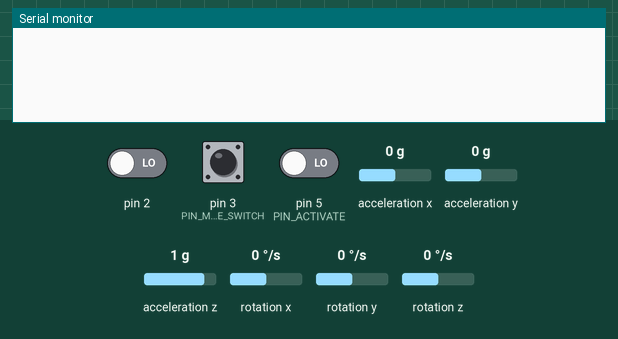
Recording of a sketch running on a simulated Arduino Uno, built with avr-gcc and run on an emulated ATmega328P. Shown: the last lines printed to the serial monitor. Inputs (shaded band) come from the test bench; at power-on: pin 3 (PIN_MODE_SWITCH) LOW, acceleration x 0 g, acceleration y 0 g, pin 5 (PIN_ACTIVATE) LOW, pin 2 LOW, acceleration z 1 g, rotation x 0 °/s, rotation y 0 °/s, rotation z 0 °/s. The sensor or clock chip raises its interrupt line as the real part does.

Above: at 1.7 s.
1.8 s: pin 3 (PIN_MODE_SWITCH) pulled HIGH for 0.15 s
At 2.35 s:
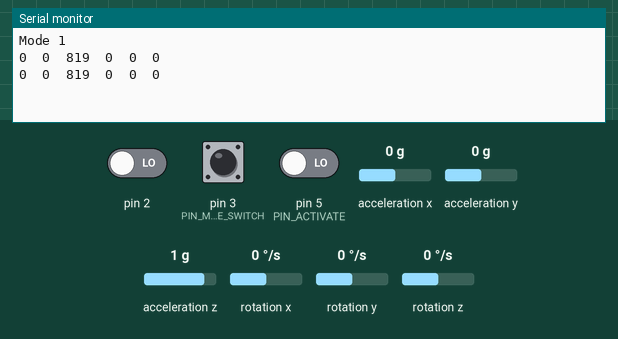
3.6 s: acceleration x set to -1.4 g
At 3.63 s:
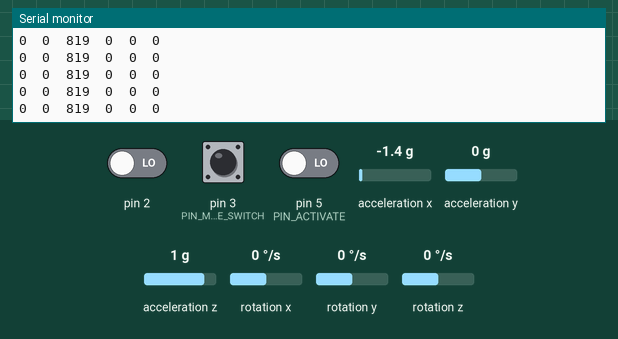
5.1 s: acceleration y set to -1.4 g
At 5.24 s:
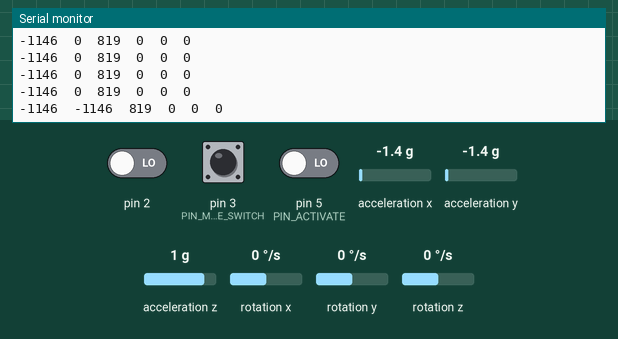
6.6 s: pin 3 (PIN_MODE_SWITCH) pulled HIGH for 1 s
At 8.7 s:
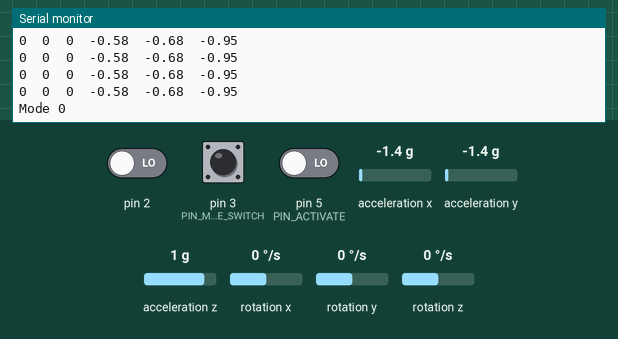
9.1 s: pin 5 (PIN_ACTIVATE) driven HIGH
At 9.39 s:
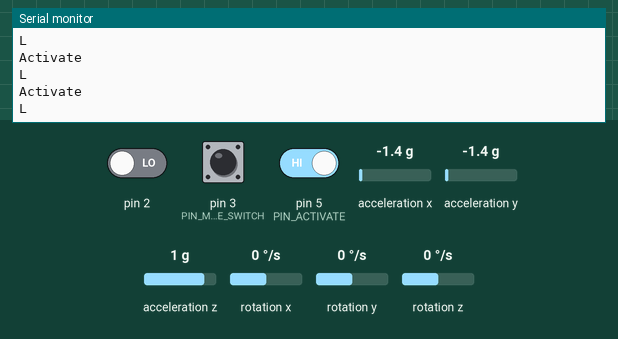
10.6 s: acceleration x set to -0.8 g
At 10.8 s:
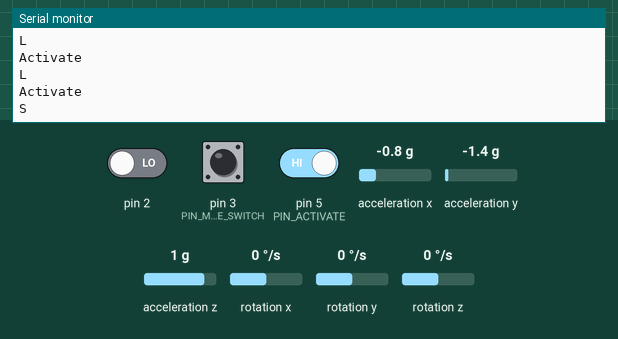
Timing chart, 0 to 13.3 s (numbered marks = the images above; inputs shaded):
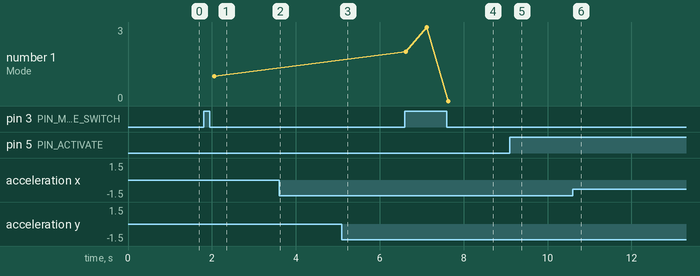

The sketch:

Arduino2.ino
```cpp
#include "I2Cdev.h"
#include "MPU6050_6Axis_MotionApps20.h"
#include <SoftwareSerial.h>

//========================================================= Bluetooth ======================================================
SoftwareSerial blueSerial(10, 11);

//================================================== Accel & Gyro system ===================================================
// Arduino Wire library is required if I2Cdev I2CDEV_ARDUINO_WIRE implementation
// is used in I2Cdev.h
#if I2CDEV_IMPLEMENTATION == I2CDEV_ARDUINO_WIRE
    #include "Wire.h"
#endif

const float RADIANS_TO_DEGREES = 180/3.14159;

// class default I2C address is 0x68
// specific I2C addresses may be passed as a parameter here
// AD0 low = 0x68 (default for InvenSense evaluation board)
// AD0 high = 0x69
MPU6050 mpu;

//===================================================== Preprocessing ======================================================
#define MAX_MEM_ACCELGYRO 20
int16_t _memAccelGyro[MAX_MEM_ACCELGYRO][6];
int16_t _memAccelGyroCurPos = 0;

//------- Applying filter to mem data -------
void applyFilter()
{
  int j;
  float tmp;
  for (int i=0; i<6; ++i)
  {
    tmp = 0;
    for (j=0; j<MAX_MEM_ACCELGYRO; ++j)
      tmp += _memAccelGyro[j][i] * 1.0 / MAX_MEM_ACCELGYRO;

    _memAccelGyro[_memAccelGyroCurPos][i] = (int16_t)tmp;
  }
}

//==================================================== Control system ======================================================
#define GEN_DELAY_TIME 100  // General delay time
#define SWITCH_DELAY_TIME 500
int _lastTime;               // General last time
int _lastSwitchTime;

#define MODE_ROBOT_CONTROL 1
#define MODE_PC_CONTROL 2
#define MODE_3D_SIMULATION 3
#define MODE_FLIGHT_SIMULATION 0
int _currentMode = MODE_ROBOT_CONTROL;

#define PIN_MODE_SWITCH 3
#define PIN_ACTIVATE 5
int mode_switch_state;
int activate_state;

//------- MPU control/status vars -------
bool dmpReady = false;  // set true if DMP init was successful
uint8_t mpuIntStatus;   // holds actual interrupt status byte from MPU
uint8_t devStatus;      // return status after each device operation (0 = success, !0 = error)
uint16_t packetSize;    // expected DMP packet size (default is 42 bytes)
uint16_t fifoCount;     // count of all bytes currently in FIFO
uint8_t fifoBuffer[64]; // FIFO storage buffer

int16_t ax, ay, az;
int16_t gx, gy, gz;

float base_x_gyro = 0;
float base_y_gyro = 0;
float base_z_gyro = 0;
float base_x_accel = 0;
float base_y_accel = 0;
float base_z_accel = 0;

float GYRO_FACTOR;        // how to scale gyroscope data
float ACCEL_FACTOR;       // how to scale acclerometer data

unsigned long last_read_time;
float         last_x_angle;  // These are the filtered angles
float         last_y_angle;
float         last_z_angle;
float         last_gyro_x_angle;  // Store the gyro angles to compare drift
float         last_gyro_y_angle;
float         last_gyro_z_angle;

void set_last_read_angle_data(unsigned long time, float x, float y, float z, float x_gyro, float y_gyro, float z_gyro) {
  last_read_time = time;
  last_x_angle = x;
  last_y_angle = y;
  last_z_angle = z;
  last_gyro_x_angle = x_gyro;
  last_gyro_y_angle = y_gyro;
  last_gyro_z_angle = z_gyro;
}

inline unsigned long get_last_time() {return last_read_time;}
inline float get_last_x_angle() {return last_x_angle;}
inline float get_last_y_angle() {return last_y_angle;}
inline float get_last_z_angle() {return last_z_angle;}
inline float get_last_gyro_x_angle() {return last_gyro_x_angle;}
inline float get_last_gyro_y_angle() {return last_gyro_y_angle;}
inline float get_last_gyro_z_angle() {return last_gyro_z_angle;}

//------- Interrupt detection -------
volatile bool mpuInterrupt = false;     // indicates whether MPU interrupt pin has gone high
void dmpDataReady() {
    mpuInterrupt = true;
}

//------- Calibrate MPU6050 -------
void calibrate_sensors() {
  int num_readings = 10;

  mpu.getMotion6(&ax, &ay, &az, &gx, &gy, &gz);

  // Read and average the raw values
  for (int i = 0; i < num_readings; i++) {
    mpu.getMotion6(&ax, &ay, &az, &gx, &gy, &gz);
    base_x_gyro += gx;
    base_y_gyro += gy;
    base_z_gyro += gz;
    base_x_accel += ax;
    base_y_accel += ay;
    base_y_accel += az;
  }

  base_x_gyro /= num_readings;
  base_y_gyro /= num_readings;
  base_z_gyro /= num_readings;
  base_x_accel /= num_readings;
  base_y_accel /= num_readings;
  base_z_accel /= num_readings;
}

//------- Getting data from MPU6050 -------
Quaternion q;
VectorFloat gravity;
float euler[3];
float ypr[3];

void getData()
{
  unsigned long t_now = millis();

  // wait for MPU interrupt or extra packet(s) available
  while (!mpuInterrupt && fifoCount < packetSize) {

    // Keep calculating the values of the complementary filter angles for comparison with DMP here
    // Read the raw accel/gyro values from the MPU-6050
    mpu.getMotion6(&ax, &ay, &az, &gx, &gy, &gz);

    // Get time of last raw data read
    unsigned long t_now = millis();

    // Remove offsets and scale gyro data
    float gyro_x = (gx - base_x_gyro)/GYRO_FACTOR;
    float gyro_y = (gy - base_y_gyro)/GYRO_FACTOR;
    float gyro_z = (gz - base_z_gyro)/GYRO_FACTOR;
    float accel_x = ax; // - base_x_accel;
    float accel_y = ay; // - base_y_accel;
    float accel_z = az; // - base_z_accel;


    float accel_angle_y = atan(-1*accel_x/sqrt(pow(accel_y,2) + pow(accel_z,2)))*RADIANS_TO_DEGREES;
    float accel_angle_x = atan(accel_y/sqrt(pow(accel_x,2) + pow(accel_z,2)))*RADIANS_TO_DEGREES;
    float accel_angle_z = 0;

    // Compute the (filtered) gyro angles
    float dt =(t_now - get_last_time())/1000.0;
    float gyro_angle_x = gyro_x*dt + get_last_x_angle();
    float gyro_angle_y = gyro_y*dt + get_last_y_angle();
    float gyro_angle_z = gyro_z*dt + get_last_z_angle();

    // Compute the drifting gyro angles
    float unfiltered_gyro_angle_x = gyro_x*dt + get_last_gyro_x_angle();
    float unfiltered_gyro_angle_y = gyro_y*dt + get_last_gyro_y_angle();
    float unfiltered_gyro_angle_z = gyro_z*dt + get_last_gyro_z_angle();

    // Apply the complementary filter to figure out the change in angle - choice of alpha is
    // estimated now.  Alpha depends on the sampling rate...
    const float alpha = 0.96;
    float angle_x = alpha*gyro_angle_x + (1.0 - alpha)*accel_angle_x;
    float angle_y = alpha*gyro_angle_y + (1.0 - alpha)*accel_angle_y;
    float angle_z = gyro_angle_z;  //Accelerometer doesn't give z-angle

    // Update the saved data with the latest values
    set_last_read_angle_data(t_now, angle_x, angle_y, angle_z, unfiltered_gyro_angle_x, unfiltered_gyro_angle_y, unfiltered_gyro_angle_z);
  }

  // reset interrupt flag and get INT_STATUS byte
  mpuInterrupt = false;
  mpuIntStatus = mpu.getIntStatus();

  // get current FIFO count
  fifoCount = mpu.getFIFOCount();

  // check for overflow (this should never happen unless our code is too inefficient)
  if ((mpuIntStatus & 0x10) || fifoCount == 1024) {
    // reset so we can continue cleanly
    mpu.resetFIFO();

  // otherwise, check for DMP data ready interrupt (this should happen frequently)
  } else if (mpuIntStatus & 0x02) {
    // wait for correct available data length, should be a VERY short wait
    while (fifoCount < packetSize) fifoCount = mpu.getFIFOCount();

    // read a packet from FIFO
    mpu.getFIFOBytes(fifoBuffer, packetSize);

    // track FIFO count here in case there is > 1 packet available
    // (this lets us immediately read more without waiting for an interrupt)
    fifoCount -= packetSize;

    // Obtain Euler angles from buffer
    //mpu.dmpGetQuaternion(&q, fifoBuffer);
    //mpu.dmpGetEuler(euler, &q);

    // Obtain YPR angles from buffer
    mpu.dmpGetQuaternion(&q, fifoBuffer);
    mpu.dmpGetGravity(&gravity, &q);
    mpu.dmpGetYawPitchRoll(ypr, &q, &gravity);
  }
}

//========================================================= Setup ==========================================================
void setup() {
  // join I2C bus (I2Cdev library doesn't do this automatically)
  #if I2CDEV_IMPLEMENTATION == I2CDEV_ARDUINO_WIRE
      Wire.begin();
  #elif I2CDEV_IMPLEMENTATION == I2CDEV_BUILTIN_FASTWIRE
      Fastwire::setup(400, true);
  #endif

  // initialize serial communication
  Serial.begin(38400);
  blueSerial.begin(9600);

  // Set the full scale range of the gyro
  uint8_t FS_SEL = 0;

  // initialize device
  mpu.initialize();
  devStatus = mpu.dmpInitialize();
  if (devStatus == 0) {
    mpu.setDMPEnabled(true);

    attachInterrupt(0, dmpDataReady, RISING);
    mpuIntStatus = mpu.getIntStatus();
    dmpReady = true;

    GYRO_FACTOR = 131.0/(FS_SEL + 1);

    // get expected DMP packet size for later comparison
    packetSize = mpu.dmpGetFIFOPacketSize();
  }

  calibrate_sensors();
  set_last_read_angle_data(millis(), 0, 0, 0, 0, 0, 0);

  _lastTime = millis();
  _lastSwitchTime = _lastTime;

  pinMode(PIN_MODE_SWITCH, INPUT);
  pinMode(PIN_ACTIVATE, INPUT);
  _currentMode = MODE_ROBOT_CONTROL;
}

//========================================================= Main ===========================================================
void loop() {
  int thisTime = millis();

  if (digitalRead(PIN_MODE_SWITCH) == HIGH)
    mode_switch_state = HIGH;
  if (digitalRead(PIN_ACTIVATE) == HIGH)
    activate_state = HIGH;

  if (thisTime - _lastSwitchTime > SWITCH_DELAY_TIME)
  {
    if (mode_switch_state == HIGH)
    {
      int nextMode = (_currentMode+1) % 4;
      if (nextMode == MODE_ROBOT_CONTROL)
      {
//        blueSerial.write("AT+CMODE=0\r\n");
//        blueSerial.write("AT+BIND=10:14:07:01:12:07\r\n");
//        blueSerial.write("AT+LINK=10:14:07:01:12:07\r\n");
      }
      else if (_currentMode == MODE_ROBOT_CONTROL)
      {
//        blueSerial.write("AT+CMODE=1\r\n");
      }
      Serial.print("Mode ");Serial.println(_currentMode);
      mode_switch_state = LOW;
      _currentMode = nextMode;
    }
    _lastSwitchTime = thisTime;
  }

  if (!dmpReady) return;
  getData();

  if (thisTime - _lastTime > GEN_DELAY_TIME)
  {
    switch (_currentMode)
    {
      case MODE_ROBOT_CONTROL:
        if (activate_state == HIGH)
        {
          Serial.println("Activate");
          if (ypr[1] > 0.5) // right
          {
            for (int l = 0; l < (int)(ypr[1] / 0.5); ++l)
            {
              blueSerial.println("R");
              Serial.println("R");
            }
          }
          else if (ypr[1] < -0.5) // left
          {
            for (int l = 0; l < (int)(-ypr[1] / 0.5); ++l)
            {
              blueSerial.println("L");
              Serial.println("L");
            }
          }
          else if (ypr[2] > 0.5) // forward
          {
            blueSerial.println("W");
            Serial.println("W");
          }
          else if (ypr[2] < -0.5)
          {
            blueSerial.println("S");
            Serial.println("S");
          }
        }
        break;
      case MODE_FLIGHT_SIMULATION:

        blueSerial.print(0); blueSerial.print("\t");
        blueSerial.print(0); blueSerial.print("\t");
        blueSerial.print(0); blueSerial.print("\t");
        blueSerial.print(ypr[0]); blueSerial.print("\t");
        blueSerial.print(ypr[1]); blueSerial.print("\t");
        blueSerial.println(ypr[2]);

        Serial.print(0); Serial.print("\t");
        Serial.print(0); Serial.print("\t");
        Serial.print(0); Serial.print("\t");
        Serial.print(ypr[0]); Serial.print("\t");
        Serial.print(ypr[1]); Serial.print("\t");
        Serial.println(ypr[2]);

        break;
      default:
        mpu.getMotion6(&_memAccelGyro[_memAccelGyroCurPos][0], &_memAccelGyro[_memAccelGyroCurPos][1], &_memAccelGyro[_memAccelGyroCurPos][2],   // Accelerometer
                             &_memAccelGyro[_memAccelGyroCurPos][3], &_memAccelGyro[_memAccelGyroCurPos][4], &_memAccelGyro[_memAccelGyroCurPos][5]); // Gyroscope
        applyFilter();
        Serial.print(_memAccelGyro[_memAccelGyroCurPos][0]); Serial.print("\t");
        Serial.print(_memAccelGyro[_memAccelGyroCurPos][1]); Serial.print("\t");
        Serial.print(_memAccelGyro[_memAccelGyroCurPos][2]); Serial.print("\t");
        Serial.print(_memAccelGyro[_memAccelGyroCurPos][3]); Serial.print("\t");
        Serial.print(_memAccelGyro[_memAccelGyroCurPos][4]); Serial.print("\t");
        Serial.println(_memAccelGyro[_memAccelGyroCurPos][5]);
        blueSerial.print(_memAccelGyro[_memAccelGyroCurPos][0]); blueSerial.print("\t");
        blueSerial.print(_memAccelGyro[_memAccelGyroCurPos][1]); blueSerial.print("\t");
        blueSerial.print(_memAccelGyro[_memAccelGyroCurPos][2]); blueSerial.print("\t");
        blueSerial.print(_memAccelGyro[_memAccelGyroCurPos][3]); blueSerial.print("\t");
        blueSerial.print(_memAccelGyro[_memAccelGyroCurPos][4]); blueSerial.print("\t");
        blueSerial.println(_memAccelGyro[_memAccelGyroCurPos][5]);

    }
    _memAccelGyroCurPos = (_memAccelGyroCurPos++) % MAX_MEM_ACCELGYRO;
    activate_state = LOW;
    _lastTime = thisTime;
  }
}
```

Measured:
- after the input at 1.8 s, the serial monitor: prints a new line after 0.26 s (image 1)
- after the input at 5.1 s, the serial monitor: prints a new line at once (image 3)
- after the input at 6.6 s, the serial monitor: prints a new line at once (image 4)
- after the input at 9.1 s, the serial monitor: prints a new line after 0.07 s (image 5)
- after the input at 10.6 s, the serial monitor: prints a new line after 0.10 s (image 6)
